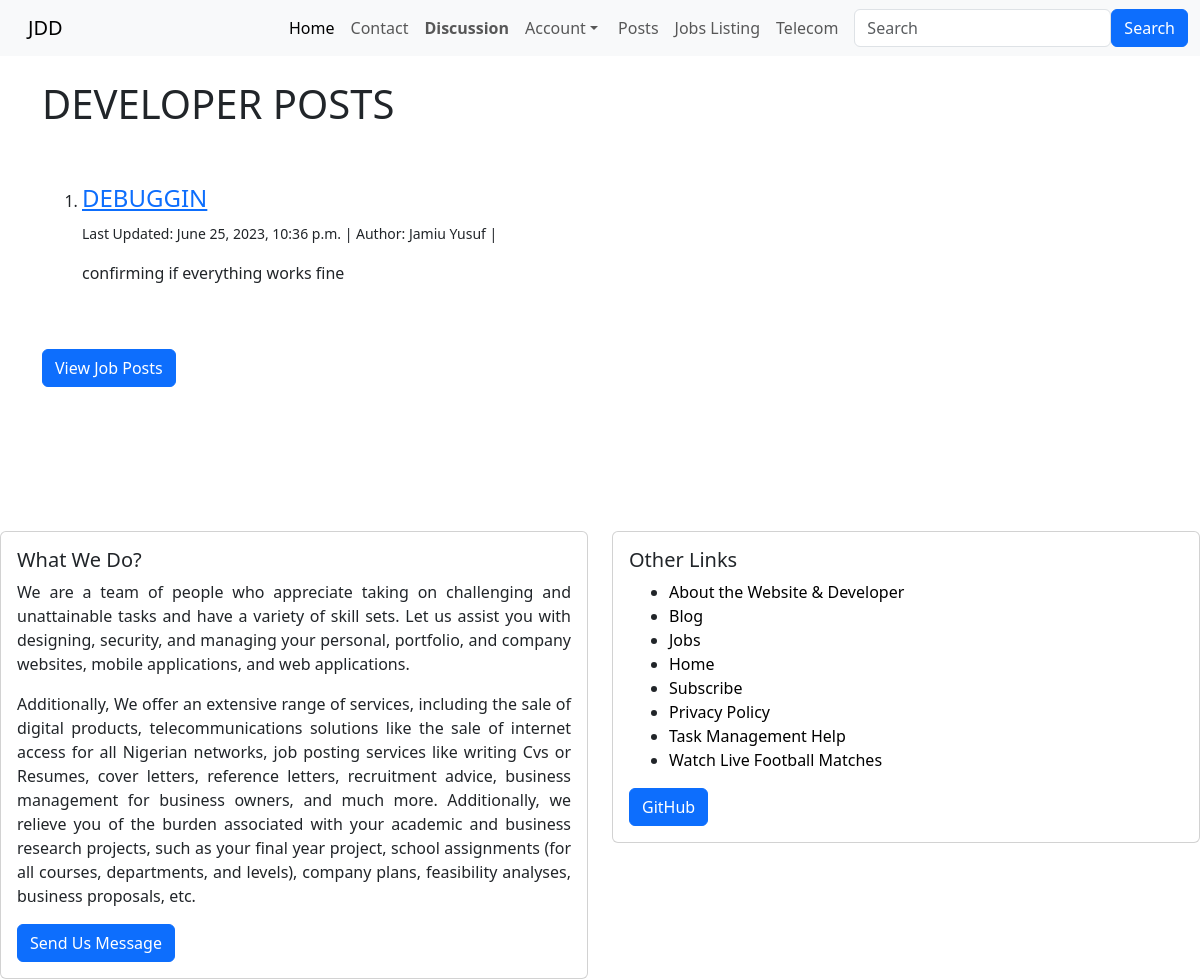
Screenshot of /job/job_category/developer/ with the database file from the repository.
### job/models.py (models this page shows, shortened)
class JobCategory(models.Model):
    name = models.CharField(max_length= 150, unique=True)
    def __str__(self):
        return self.name

class JobPost(models.Model):
    author = models.ForeignKey(User, on_delete=models.CASCADE)
    title = models.CharField(max_length=255, unique=True)
    date = models.DateTimeField(auto_now_add=True)
    deadline = models.CharField(max_length=150, default='Not specified')
    location = models.CharField(max_length=150)
    category = models.CharField(max_length=150, default='uncategorized')
    content = RichTextField(blank=True, null=True, unique=True)

### job/views.py (the view)
# urls.py: path('job_category/<str:category_name>/', views.JobCategoryView, name='job_category_list'),
def JobCategoryView(request, category_name):
    try:
        category = models.JobCategory.objects.get(name=category_name)
        posts = models.JobPost.objects.filter(category=category)
        return render(request, 'jobs/category_job_view.html', {
            'category': category,
            'posts': posts,
        })
    except models.JobCategory.DoesNotExist:
        return render(request, 'home/category_not_found.html')
    except:
        return render(request, 'home/error.html')

### job/templates/jobs/category_job_view.html (shortened to what this page needs)
{% extends 'home/base.html' %}
{% load humanize %}
{% block body %}
{% if posts %}
        <h1>{{category.name | upper}} POSTS  </h1><br> <br>
        <ol>
            {% for job in posts %}
            <li>
               <h4><a href="{% url 'jobs:job_details' job.pk %}"> {{job.title | upper}}</a></h4>
               {% if user.is_authenticated %}
                    <small>
                        Last Updated: {{job.date}} ({{ job.date|naturaltime }}) | Author: {{job.author.first_name}} {{ job.author.last_name}} |
                        Category: <a href="{% url 'jobs:job_category_list' job.category %}">{{job.category}}</a> |
                    {% if job.author.id == user.id  %}
                        <a href="{% url 'jobs:edit_job_post' job.pk %}">(Edit)</a> |
                        <a href="{% url 'jobs:delete_job_post' job.pk %}">(Delete)</a>
                    {% endif %}
                    </small>
                    <p>
                            {{job.content | truncatewords:"80" | safe}}
                    </p>
            {% else %}
                    <small>
                        Last Updated: {{job.date}} | Author: {{job.author.first_name}} {{job.author.last_name}} |
                    </small>
                    <p>
                            {{job.content | truncatewords:"80" | safe}}
                    </p>
            {% endif %}
            </li>
            {% empty %}
                <h2>No recent posts availabe for this category....</h2>
            {% endfor %}
        </ol>
    {% else %}
            <h4>This page do not exists</h4>
    {% endif %}
    <br><br> <a class="btn btn-primary" href="{% url 'jobs:job_list' %}">View Job Posts</a>  <br><br><br>
{% endblock %}

### rows the page displays
JobCategory: name "DEVELOPER"
JobPost: title "DEBUGGIN", date "June 25, 2023, 10:36 p.m.", author.first_name "Jamiu", author.last_name "Yusuf", content "confirming if everything works fine"
